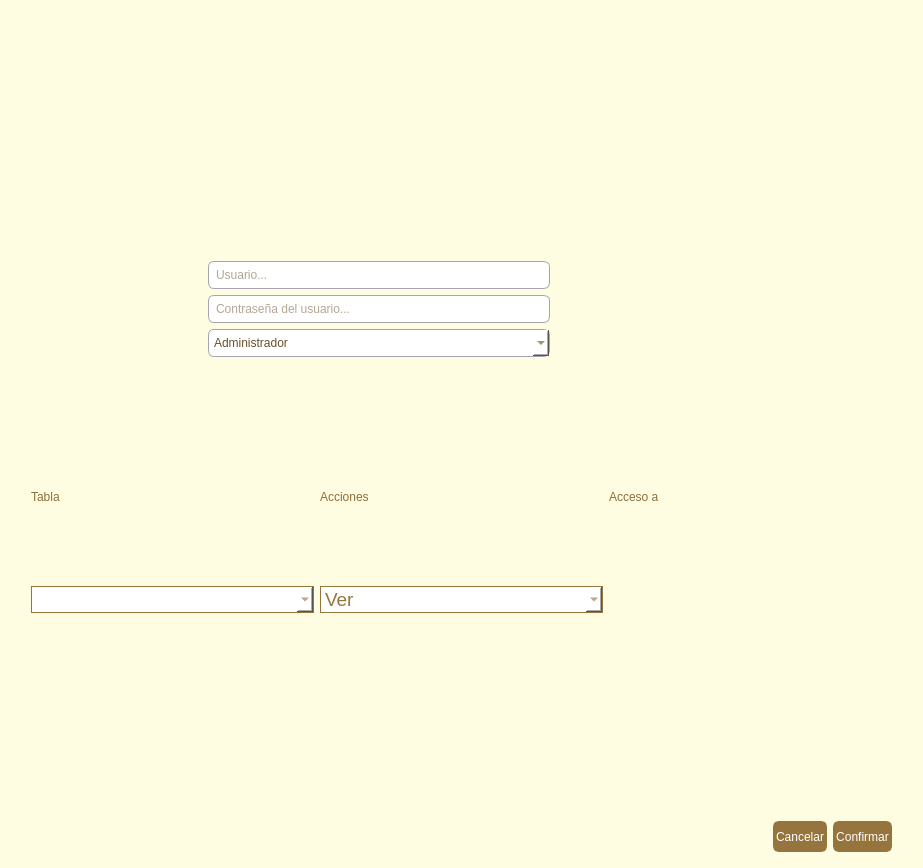
<?xml version="1.0" encoding="UTF-8"?>
<ui version="4.0">
 <class>Dialog</class>
 <widget class="QDialog" name="Dialog">
  <property name="geometry">
   <rect>
    <x>0</x>
    <y>0</y>
    <width>923</width>
    <height>868</height>
   </rect>
  </property>
  <property name="windowTitle">
   <string>Dialog</string>
  </property>
  <property name="styleSheet">
   <string notr="true">QDialog {
 background-color:rgb(255, 253, 225);

}</string>
  </property>
  <layout class="QHBoxLayout" name="horizontalLayout">
   <item>
    <spacer name="verticalSpacer_9">
     <property name="orientation">
      <enum>Qt::Vertical</enum>
     </property>
     <property name="sizeHint" stdset="0">
      <size>
       <width>20</width>
       <height>847</height>
      </size>
     </property>
    </spacer>
   </item>
   <item>
    <layout class="QVBoxLayout" name="verticalLayout" stretch="1,1,1,1,0">
     <item>
      <spacer name="horizontalSpacer">
       <property name="orientation">
        <enum>Qt::Horizontal</enum>
       </property>
       <property name="sizeHint" stdset="0">
        <size>
         <width>40</width>
         <height>20</height>
        </size>
       </property>
      </spacer>
     </item>
     <item>
      <layout class="QHBoxLayout" name="horizontalLayout_3" stretch="1,2,2">
       <item>
        <widget class="QLabel" name="label_iconousuario">
         <property name="text">
          <string/>
         </property>
        </widget>
       </item>
       <item>
        <layout class="QVBoxLayout" name="verticalLayout_4">
         <item>
          <spacer name="verticalSpacer_18">
           <property name="orientation">
            <enum>Qt::Vertical</enum>
           </property>
           <property name="sizeHint" stdset="0">
            <size>
             <width>20</width>
             <height>40</height>
            </size>
           </property>
          </spacer>
         </item>
         <item>
          <widget class="QLabel" name="label_exito">
           <property name="styleSheet">
            <string notr="true">QLabel {
               font: 12pt;
               color: green;
               }</string>
           </property>
           <property name="text">
            <string/>
           </property>
          </widget>
         </item>
         <item>
          <widget class="QLineEdit" name="lineEdit_nombreusuario">
           <property name="styleSheet">
            <string notr="true">QLineEdit {
border-radius: 6px;
border: 1px solid rgb(166,164, 180);
background-color:white;
color: rgb(103,80,41);
padding: 5px;
}</string>
           </property>
           <property name="text">
            <string/>
           </property>
           <property name="placeholderText">
            <string>Usuario...</string>
           </property>
          </widget>
         </item>
         <item>
          <widget class="QLineEdit" name="lineEdit_contrasenausuario">
           <property name="styleSheet">
            <string notr="true">QLineEdit {
border-radius: 6px;
border: 1px solid rgb(166,164, 180);
background-color:white;
color: rgb(103,80,41);
padding: 5px;
}</string>
           </property>
           <property name="placeholderText">
            <string>Contraseña del usuario...</string>
           </property>
          </widget>
         </item>
         <item>
          <widget class="QComboBox" name="comboBox_roles">
           <property name="styleSheet">
            <string notr="true">QComboBox {
border-radius: 6px;
border: 1px solid rgb(166,164, 180);
background-color:white;
color: rgb(103,80,41);
padding: 5px;
}</string>
           </property>
           <item>
            <property name="text">
             <string>Administrador</string>
            </property>
           </item>
           <item>
            <property name="text">
             <string>Empleado</string>
            </property>
           </item>
           <item>
            <property name="text">
             <string>Proyectista</string>
            </property>
           </item>
           <item>
            <property name="text">
             <string>Armadores</string>
            </property>
           </item>
           <item>
            <property name="text">
             <string>Otro</string>
            </property>
           </item>
          </widget>
         </item>
         <item>
          <spacer name="verticalSpacer_19">
           <property name="orientation">
            <enum>Qt::Vertical</enum>
           </property>
           <property name="sizeHint" stdset="0">
            <size>
             <width>20</width>
             <height>40</height>
            </size>
           </property>
          </spacer>
         </item>
         <item>
          <widget class="QLabel" name="label_error">
           <property name="styleSheet">
            <string notr="true">QLabel {
               font: 12pt;
               color: red;
               }</string>
           </property>
           <property name="text">
            <string/>
           </property>
          </widget>
         </item>
        </layout>
       </item>
       <item>
        <spacer name="verticalSpacer_20">
         <property name="orientation">
          <enum>Qt::Vertical</enum>
         </property>
         <property name="sizeHint" stdset="0">
          <size>
           <width>20</width>
           <height>40</height>
          </size>
         </property>
        </spacer>
       </item>
      </layout>
     </item>
     <item>
      <layout class="QGridLayout" name="gridLayout">
       <item row="0" column="0">
        <widget class="QLabel" name="label_tabla">
         <property name="styleSheet">
          <string notr="true">font: 12pt &quot;Arial Rounded MT Bold&quot;;
color: rgb(141, 110, 58);</string>
         </property>
         <property name="text">
          <string>Tabla</string>
         </property>
        </widget>
       </item>
       <item row="0" column="2">
        <widget class="QLabel" name="label_acceso">
         <property name="styleSheet">
          <string notr="true">font: 12pt &quot;Arial Rounded MT Bold&quot;;
color: rgb(141, 110, 58);</string>
         </property>
         <property name="text">
          <string>Acceso a</string>
         </property>
        </widget>
       </item>
       <item row="1" column="0">
        <widget class="QComboBox" name="tablaslist">
         <property name="styleSheet">
          <string notr="true">QComboBox{
border: 1px solid #95753d;
background-color: white;
font: 75 14pt ;
color: rgb(149, 117, 61);
}</string>
         </property>
        </widget>
       </item>
       <item row="0" column="1">
        <widget class="QLabel" name="label_acciones">
         <property name="styleSheet">
          <string notr="true">font: 12pt &quot;Arial Rounded MT Bold&quot;;
color: rgb(141, 110, 58);</string>
         </property>
         <property name="text">
          <string>Acciones</string>
         </property>
        </widget>
       </item>
       <item row="1" column="1">
        <widget class="QComboBox" name="accioneslist">
         <property name="styleSheet">
          <string notr="true">QComboBox{
border: 1px solid #95753d;
background-color: white;
font: 75 14pt ;
color: rgb(149, 117, 61);
}</string>
         </property>
         <item>
          <property name="text">
           <string>Ver</string>
          </property>
         </item>
         <item>
          <property name="text">
           <string>Escritura</string>
          </property>
         </item>
        </widget>
       </item>
      </layout>
     </item>
     <item>
      <spacer name="horizontalSpacer_2">
       <property name="orientation">
        <enum>Qt::Horizontal</enum>
       </property>
       <property name="sizeHint" stdset="0">
        <size>
         <width>40</width>
         <height>20</height>
        </size>
       </property>
      </spacer>
     </item>
     <item>
      <layout class="QHBoxLayout" name="horizontalLayout_2" stretch="2,0,0">
       <item>
        <spacer name="verticalSpacer_17">
         <property name="orientation">
          <enum>Qt::Vertical</enum>
         </property>
         <property name="sizeHint" stdset="0">
          <size>
           <width>20</width>
           <height>40</height>
          </size>
         </property>
        </spacer>
       </item>
       <item>
        <widget class="QPushButton" name="pushButton_cancelar">
         <property name="styleSheet">
          <string notr="true">QPushButton {
border-radius: 6px;
border: 3px solid #95753d;
background-color: #95753d;
color: white;
height: 25px;
}

QPushButton:hover {
	background-color: rgb(116, 91, 47);
	color: rgb(255, 255, 255);
	border: 3px solid  rgb(116, 91, 47);
}

QPushButton:pressed {
    border-style: inset;
    background-color: rgb(103, 80, 41);
	color: rgb(255, 255, 255);
	border: 3px solid  rgb(103, 80, 41);
}</string>
         </property>
         <property name="text">
          <string>Cancelar</string>
         </property>
        </widget>
       </item>
       <item>
        <widget class="QPushButton" name="pushButton_confirmar">
         <property name="styleSheet">
          <string notr="true">QPushButton {
border-radius: 6px;
border: 3px solid #95753d;
background-color: #95753d;
color: white;
height: 25px;
}

QPushButton:hover {
	background-color: rgb(116, 91, 47);
	color: rgb(255, 255, 255);
	border: 3px solid  rgb(116, 91, 47);
}

QPushButton:pressed {
    border-style: inset;
    background-color: rgb(103, 80, 41);
	color: rgb(255, 255, 255);
	border: 3px solid  rgb(103, 80, 41);
}</string>
         </property>
         <property name="text">
          <string>Confirmar</string>
         </property>
        </widget>
       </item>
      </layout>
     </item>
    </layout>
   </item>
   <item>
    <spacer name="verticalSpacer_16">
     <property name="orientation">
      <enum>Qt::Vertical</enum>
     </property>
     <property name="sizeHint" stdset="0">
      <size>
       <width>20</width>
       <height>847</height>
      </size>
     </property>
    </spacer>
   </item>
  </layout>
 </widget>
 <resources/>
 <connections/>
</ui>
